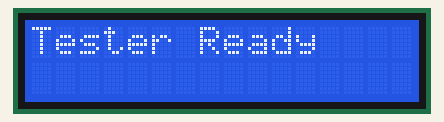
Bench run of a sketch on a simulated Arduino Uno, built with avr-gcc and run on an emulated ATmega328P. Shown: 16×2 character LCD. Random numbers use the default seed unless the sketch sets one; what the sketch prints to the serial monitor is not drawn.

Above: at 0.6 s.
At 5.6 s:
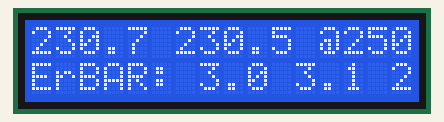
At 10.3 s:
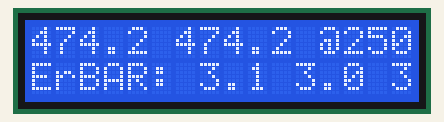
At 19.5 s:
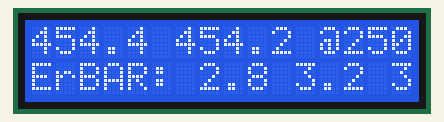
At 28.9 s:
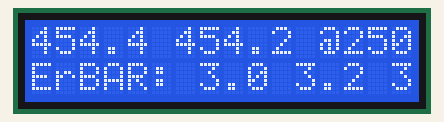
At 38.4 s:
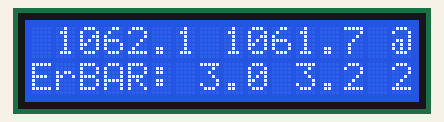

The sketch:

LCDRotaryTester.ino
```cpp
/*TR-01 Rotary Compression Tester
  Originally distributed by John Doss 2017, modified for output in bar and
  normalized values for 250rpm by Miro Bogner 2018

  This code assumes you're using a 0-200 psi - 0.5-4.5 vdc pressure transducer
  connected to the AI0 pin. You can use sensors with other pressure or voltage
  ranges but you'll need to modify the code.
*/
#include "LiquidCrystal_I2C.h"
#include <Wire.h>
#define SENSOR 0                                                // Analog input pin that sensor is connected too

LiquidCrystal_I2C lcd(0x27, 16, 2);

const float dead_space = 1.2;                                   // correction factor to match values to the Mazda OEM Tester
const float bar_factor = 0.1683290354778;                       // factor to calculate bar (x10) from analog sensor values
const float a0 = 8.5944582043344;                               // polynom Fit a0 to norm values to 250rpm
const float a1 = -4.8028702270382E-02;                          // polynom Fit a1 to norm values to 250rpm
const float a2 = 5.4250515995872E-05;                           // polynom Fit a2 to norm values to 250rpm
const int baseline = 200;                                       // If sensor reading are below baseline we assume there is no measurement
const int no_measurement_series = 5;                            // We record 5 sets of values as we consider the first and last two unreliable
const int reliable_measurement = no_measurement_series / 2;
const int no_chambers = 3;                                      // The rotary engine has three chambers
const int max_threshold = 15;                                   // Threshold to look for max and min values, cannot be zero due to noise
const int min_threshold = 15;

int max_buffer[no_measurement_series][no_chambers];             // Buffer to store pressure values
unsigned long rpm[no_measurement_series];                       // Buffer to store rpm values

char buf1[5], buf2[75];                                         // Definde char buffers for temp and output
int testcham=0;

float analogReadTest()
{
  float readval=0.0;
  if ( testcham == 0 )
  {
    readval=random(200, 220);
  }
  if ( testcham == 1 )
  {
    readval=random(220, 240);
  }
  if ( testcham == 2 )
  {
    testcham=-1;
    readval=random(240, 260);
  }
  testcham++;
  return readval;
}

int find_max() {                                                // Function to look for pressure peaks
  int current_max = 0;
  int sensor_measurement = analogReadTest();
  /*
   * max_threshold=15
   *
   */
  while ((current_max - sensor_measurement) < max_threshold)
  {
    Serial.println("in find_max < max_threshold");
    if (sensor_measurement > current_max)
    {
      current_max = sensor_measurement;
      Serial.println(current_max);
    }
    sensor_measurement = (analogReadTest());
  }
  int current_min = sensor_measurement;
  while ((sensor_measurement - current_min) < min_threshold) {
    sensor_measurement = (analogReadTest());
    if (sensor_measurement < current_min)
      current_min = sensor_measurement;
  }
  return current_max;
}

void setup()
{
  Serial.begin(38400);
  // initialize the LCD
  lcd.begin();

  delay(500);

  // Turn on the blacklight and print a message.
  lcd.backlight();
  lcd.print("Tester Ready");
}
void loop() {
  Serial.println("enter loop");
  if (analogReadTest() < baseline) {                          // Only start measuring once we exceed the baseline
    Serial.println("Only start measuring once we exceed the baseline");
    return;
  }

  Serial.println("first for");
  for (int i = 0; i < no_measurement_series; ++i) {
    unsigned long start_time = millis();                        // record cycle begining time for RPM calculation
    Serial.println("second for");
    for (int chamber = 0; chamber < no_chambers; ++chamber) {
      Serial.println("chamber");
      max_buffer[i][chamber] = find_max();
      //max_buffer[i][chamber] = 2;
    }
    unsigned long end_time = millis();                          // record cycle end time for RPM calculation
    rpm[i] = round(180000.f / (end_time - start_time));
  }

  Serial.println("third for");
  float pressure_chamber[no_chambers];
  float correction = a0 + a1 * rpm[reliable_measurement] + a2 * sq(rpm[reliable_measurement]);
  for (int chamber = 0; chamber < no_chambers; ++chamber) {
    pressure_chamber[chamber] = (float) round((max_buffer[reliable_measurement][chamber] - 102.4) * bar_factor * dead_space) / 10.f;
  }

  strcpy(buf2, "BAR: ");
  for (int chamber = 0; chamber < no_chambers; ++chamber) {
    dtostrf(pressure_chamber[chamber], 3, 1, buf1);
    strcat(buf2, buf1);
    strcat(buf2, " ");
  }
  strcat(buf2, "RPM: ");
  itoa(rpm[reliable_measurement], buf1, 10);
  strcat(buf2, buf1);
  strcat(buf2, " BAR: ");
  for (int chamber = 0; chamber < no_chambers; ++chamber) {
    dtostrf(pressure_chamber[chamber] + correction, 3, 1, buf1);
    strcat(buf2, buf1);
    strcat(buf2, " ");
  }
  strcat(buf2, "@250 RPM");
  //lcd.begin(0x27, 16, 2);
  //lcd.backlight();
  lcd.setCursor(0, 1);
  lcd.print("Ergebnisse sind");
  lcd.setCursor(2, 2);
  lcd.print(buf2);
  Serial.println(buf2);
  delay(2000);
}
```

Measured:
- what the display in image 1 shows lasts 2.3 s, from 5.6 s to 7.9 s
- what the display in image 3 shows lasts 2.3 s, from 19.5 s to 21.8 s
